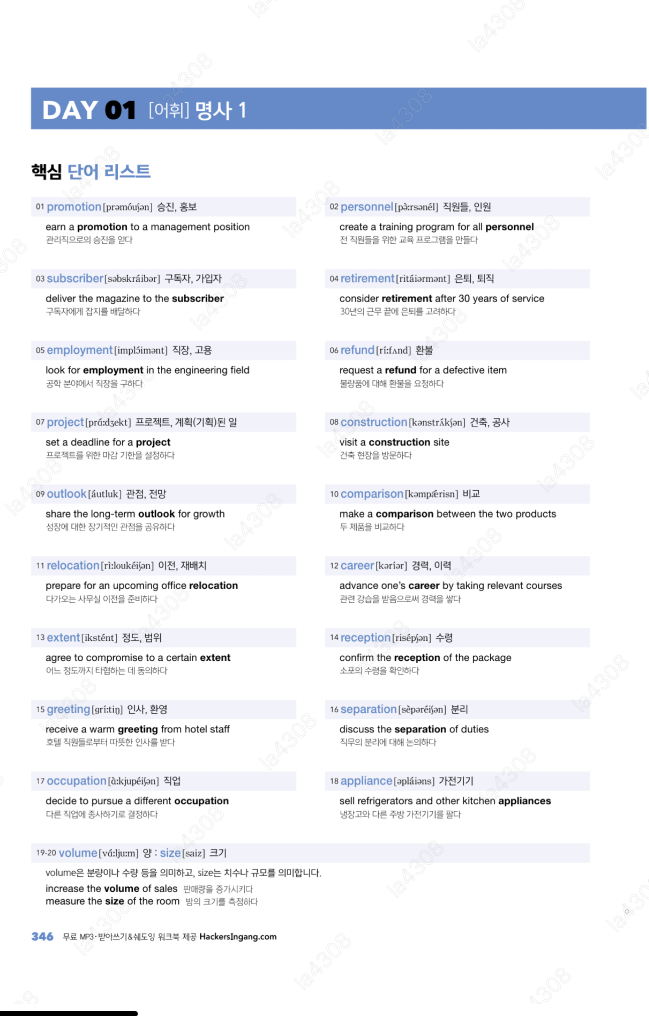
#> input picture 단어장/KakaoTalk_20260905_142042762.jpg, 1297 x 2032 px (shown at 1/2 size)
$ python -i extract_words.py   (imports and definitions only)
#> lines starting #> are read from the running program, lines starting #| are printed output that depends on the picture
#> further down, picture is the input picture: PIL image 1297x2032 RGB; mean R, G, B 240.2, 241.8, 245.5
#!/usr/bin/env python3
"""
날짜별 스크린샷에서 영단어 / 뜻 / 예문을 추출해 DB 업로드용 JSON으로 저장합니다.

사용법:
  # day-01 ~ day-20 전체
  python3 scripts/extract_words.py

  # 특정 day만
  python3 scripts/extract_words.py --day 3

출력:
  data/words/day-01.json ...
  data/words/index.json
  data/words/supabase_seed.json  (upsert용 flat 배열)
"""

from __future__ import annotations

import argparse
import json
import re
from pathlib import Path

import pytesseract
from PIL import Image, ImageOps, ImageFilter

ROOT = Path(__file__).resolve().parents[1]
SCREENSHOTS = ROOT / "data" / "screenshots"
WORDS_DIR = ROOT / "data" / "words"
IMAGE_EXTS = {".png", ".jpg", ".jpeg", ".webp", ".gif", ".bmp"}

# 흔한 OCR 노이즈 / UI 문구 스킵
SKIP_LINE = re.compile(
    r"^(희림|toeic|토익|day\s*\d+|단어|예문|뜻|meaning|example|"
    r"page\s*\d+|\d+\s*/\s*\d+)$",
    re.I,
)

# 영단어 후보: 알파벳(+하이픈/아포스트로피), 1~40자
WORD_RE = re.compile(r"^[A-Za-z][A-Za-z\-']{0,39}$")
# 한글이 포함된 줄 = 뜻 후보
HAS_HANGUL = re.compile(r"[\uac00-\ud7a3]")
# 예문: 영문 문장(공백 포함) 또는 따옴표
EXAMPLE_HINT = re.compile(r"[.!?]|^\s*[\"'“‘]")


def preprocess(img: Image.Image) -> Image.Image:
    gray = ImageOps.grayscale(img)
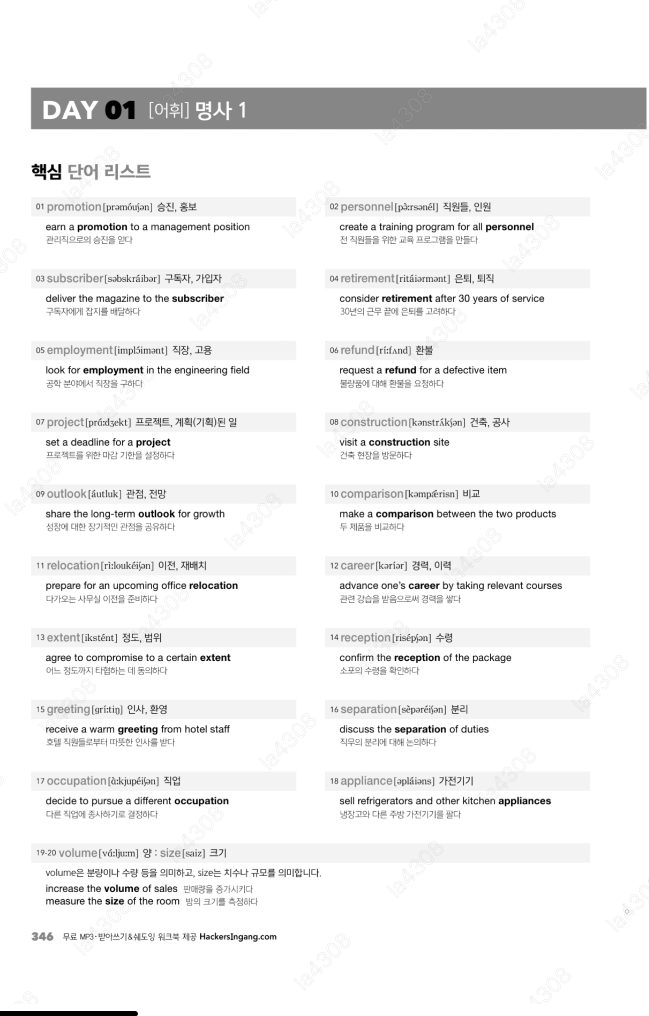
#> gray: PIL image 1297x2032 L (shown at 1/2 size); min 0, max 255, mean 241.8
    # 대비 강화 + 약간의 샤픈
    gray = ImageOps.autocontrast(gray)
    gray = gray.filter(ImageFilter.SHARPEN)
    # OCR 품질용으로 너무 작으면 확대
    w, h = gray.size
#> w = 1297; h = 2032
    if w < 900:
        scale = 900 / w
        gray = gray.resize((int(w * scale), int(h * scale)), Image.Resampling.LANCZOS)
    return gray


# [214 lines left out: functions ocr_image, clean_lines, looks_like_word, normalize_word, parse_entries, day_date_from_manifest and 4 more, not called in this run]


# [2 lines not run here, left out]

>>> from PIL import Image
>>> picture = Image.open('../단어장/KakaoTalk_20260905_142042762.jpg')
>>> result = preprocess(picture)
